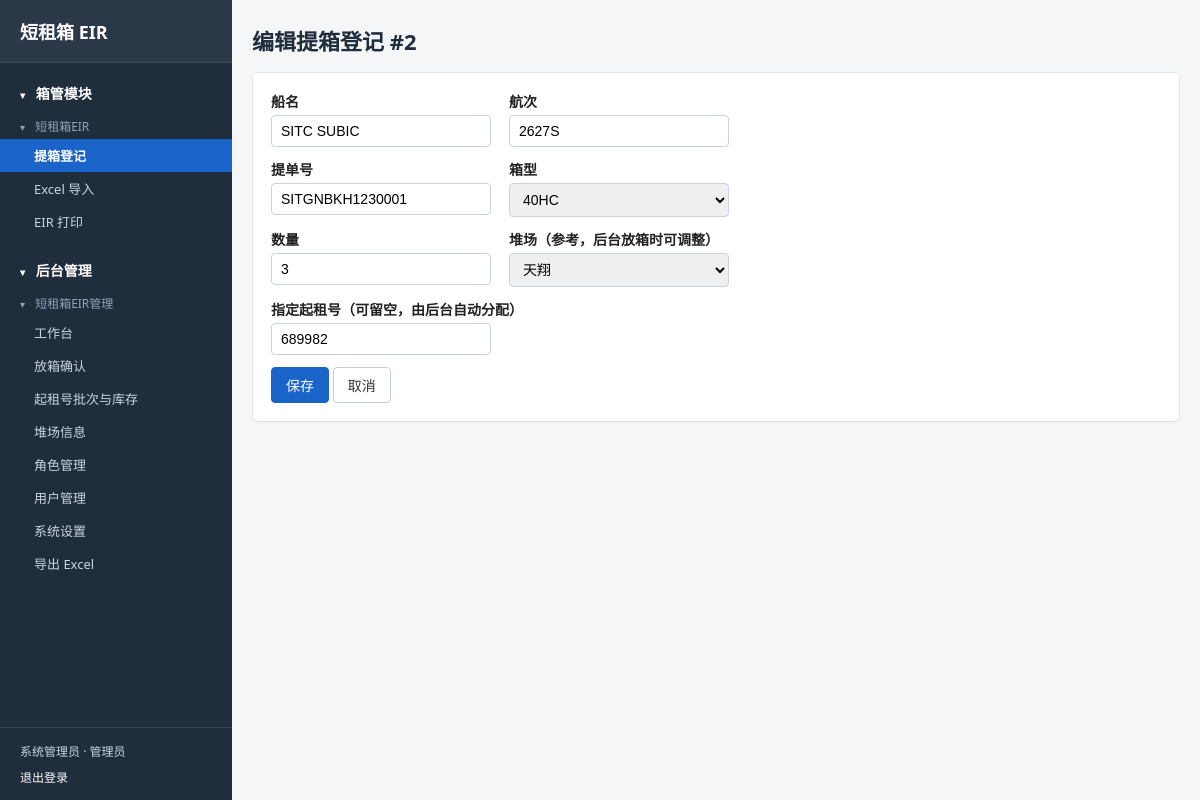
Page /pickups/2/edit (signed in) on the committed database.
### tables this page shows
CREATE TABLE users (id INTEGER PRIMARY KEY AUTOINCREMENT, username TEXT NOT NULL UNIQUE, password_hash TEXT NOT NULL, role TEXT NOT NULL, display_name TEXT, active INTEGER NOT NULL DEFAULT 1, created_at TEXT NOT NULL, last_login_at TEXT);

CREATE TABLE roles (
  key         TEXT PRIMARY KEY,
  label       TEXT NOT NULL,
  perms       TEXT NOT NULL DEFAULT '[]',
  is_builtin  INTEGER NOT NULL DEFAULT 0,
  created_at  TEXT NOT NULL,
  updated_at  TEXT NOT NULL
);

CREATE TABLE pickups (
  id          INTEGER PRIMARY KEY AUTOINCREMENT,
  vessel      TEXT NOT NULL DEFAULT '',
  voyage      TEXT NOT NULL DEFAULT '',
  bl_no       TEXT NOT NULL,
  container_type TEXT NOT NULL CHECK(container_type IN ('20GP','40GP','40HC')),
  quantity    INTEGER NOT NULL CHECK(quantity > 0),
  yard_id     INTEGER NOT NULL REFERENCES yards(id) ON DELETE RESTRICT,
  requested_lease_no TEXT,
  eir_print_count INTEGER NOT NULL DEFAULT 0,
  status      TEXT NOT NULL DEFAULT 'pending',
  confirmed_by INTEGER REFERENCES users(id) ON DELETE SET NULL,
  confirmed_at TEXT,
  created_by  INTEGER REFERENCES users(id) ON DELETE SET NULL,
  created_at  TEXT NOT NULL,
  updated_at  TEXT NOT NULL
);

### app/routes/front_routes.py (the view, shortened to what this page needs)
@bp.route("/pickups/<int:pid>/edit", methods=["GET", "POST"])
@require_role("front.pickups")
def pickup_edit(pid):
    db = get_db()
    p = db.execute("SELECT * FROM pickups WHERE id=?", (pid,)).fetchone()
    if not p:
        flash("记录不存在", "err")
        return redirect(url_for("front.pickups"))
    if p["status"] != "pending":
        flash("已放箱的记录不能修改", "err")
        return redirect(url_for("front.pickups"))
    yards = db.execute("SELECT * FROM yards ORDER BY short_name").fetchall()
    return render_template("front/pickup_edit.html", p=p, yards=yards, types=config.CONTAINER_TYPES)

### app/auth.py (called while the page is built)
def all_permissions():
    from .nav import collect_permissions
    return collect_permissions()

def all_perm_keys():
    return {k for k, _ in all_permissions()}

def role_info(key, conn=None):
    row = (conn or get_db()).execute("SELECT * FROM roles WHERE key=?", (key,)).fetchone()
    if row:
        try:
            perms = set(json.loads(row["perms"] or "[]"))
        except (ValueError, TypeError):
            perms = set()
        return {"label": row["label"], "perms": perms, "is_builtin": bool(row["is_builtin"])}
    return {"label": ROLE_LABEL.get(key, key),
            "perms": set(_FALLBACK_PERMS.get(key, ())), "is_builtin": True}

def role_label(key):
    return role_info(key)["label"]

def role_perms(key):
    perms = role_info(key)["perms"]
    if SUPER_PERM in perms:
        return all_perm_keys()
    return perms

def current_user():
    uid = session.get("uid")
    if not uid:
        return None
    return get_db().execute("SELECT * FROM users WHERE id=? AND active=1", (uid,)).fetchone()

def require_role(perm):
    def deco(view):
        @wraps(view)
        def wrap(*a, **kw):
            user = current_user()
            if not user:
                return redirect(url_for("auth.login", next=request.path))
            granted = role_perms(user["role"])
            need = perm
            if perm == SUPER_PERM:
                need = SUPER_PERM
            ok = (SUPER_PERM in granted) if need == SUPER_PERM else (need in granted)
            if not ok:
                abort(403)
            return view(*a, **kw)
        return wrap
    return deco

### app/db.py (called while the page is built)
def _dict_factory(cursor, row):
    return {col[0]: row[i] for i, col in enumerate(cursor.description)}

def connect():
    conn = sqlite3.connect(config.DB_PATH, timeout=30)
    conn.row_factory = _dict_factory
    conn.execute("PRAGMA foreign_keys=ON")
    conn.execute("PRAGMA busy_timeout=15000")
    return conn

def get_db():
    if "db" not in g:
        g.db = connect()
    return g.db

### app/nav.py (called while the page is built)
def _children(node):
    return node.get("children") or []

def _leaf_perm(node):
    perms = node.get("perms")
    if perms:
        return perms[0]
    return node.get("endpoint")

def _walk_leaves(nodes):
    for node in nodes:
        kids = _children(node)
        if kids:
            for leaf in _walk_leaves(kids):
                yield leaf
        elif node.get("endpoint"):
            yield node

def build_menu(perms, current):
    return [_decorate(n, perms, current) for n in MENU if _visible(n, perms)]

### app/templates/front/pickup_edit.html (shortened to what this page needs)
{% extends "base.html" %}
{% from "front/_pickup_form.html" import pickup_form %}
{% block content %}
<div class="page-head"><h1>编辑提箱登记 #{{ p.id }}</h1></div>
<div class="card">
  {{ pickup_form(p, yards, types, url_for('front.pickup_edit', pid=p.id)) }}
</div>
{% endblock %}

### app/templates/base.html (shortened to what this page needs)
<!DOCTYPE html>
<html lang="zh-CN">
<head>
<link rel="stylesheet" href="{{ url_for('static', filename='css/app.css') }}">
</head>
<body{% if me %} class="with-sidebar"{% endif %}>
{% if me %}
<div class="layout">
  <aside class="sidebar">
    <a class="brand" href="{{ url_for('print.print_list') if me.role == 'printer' else url_for('front.pickups') }}">短租箱 EIR</a>
    <nav class="nav-tree">
      {% for l1 in nav_menu %}
      <details class="nav-l1" data-nav-key="l1:{{ l1.label }}" open>
        <summary class="nav-l1-title"><span class="arrow">▾</span> {{ l1.label }}</summary>
        {% for l2 in l1.children %}
        <details class="nav-l2" data-nav-key="l2:{{ l1.label }}/{{ l2.label }}" open>
          <summary class="nav-l2-title"><span class="arrow">▾</span> {{ l2.label }}</summary>
          <div class="nav-l3">
            {% if l2.children %}
              {% for item in l2.children %}
              <a class="nav-link{{ ' active' if item.active }}" href="{{ item.url }}">{{ item.label }}</a>
              {% endfor %}
            {% else %}
              <a class="nav-link{{ ' active' if l2.active }}" href="{{ l2.url }}">{{ l2.label }}</a>
            {% endif %}
          </div>
        </details>
        {% endfor %}
      </details>
      {% endfor %}
    </nav>
    <div class="sidebar-user">
      <span>{{ me.display_name or me.username }} · {{ role_label(me.role) }}</span>
      <a href="{{ url_for('auth.logout_view') }}">退出登录</a>
    </div>
  </aside>
  <div class="main-wrap">
{% endif %}
<main class="container">
  {% block content %}{% endblock %}
</main>
{% if me %}
  </div>
</div>
{% endif %}
</body>
</html>

### app/templates/front/_pickup_form.html (shortened to what this page needs)
{% macro pickup_form(p, yards, types, action) %}
<form method="post" action="{{ action }}" class="form">
  <div class="row">
    <label>船名<input name="vessel" value="{{ p.vessel if p else '' }}" required></label>
    <label>航次<input name="voyage" value="{{ p.voyage if p else '' }}" required></label>
  </div>
  <div class="row">
    <label>提单号<input name="bl_no" value="{{ p.bl_no if p else '' }}" required></label>
    <label>箱型<select name="container_type">
      {% for t in types %}<option value="{{ t }}" {{ 'selected' if p and p.container_type==t }}>{{ t }}</option>{% endfor %}
    </select></label>
  </div>
  <div class="row">
    <label>数量<input type="number" name="quantity" min="1" value="{{ p.quantity if p else 1 }}" required></label>
    <label>堆场（参考，后台放箱时可调整）<select name="yard_id" required>
      {% for y in yards %}<option value="{{ y.id }}" {{ 'selected' if p and p.yard_id==y.id }}>{{ y.short_name }}</option>{% endfor %}
    </select></label>
  </div>
  <div class="row">
    <label>指定起租号（可留空，由后台自动分配）<input name="lease_no" value="{{ p.requested_lease_no if p and p.requested_lease_no else '' }}"></label>
  </div>
  <button type="submit" class="btn primary">保存</button>
  <a class="btn" href="{{ url_for('front.pickups') }}">取消</a>
</form>
{% endmacro %}

### app/static/css/app.css (style rules this page uses)
* { box-sizing: border-box; }
body { margin:0; font-family: "Microsoft YaHei", "Segoe UI", Arial, sans-serif; font-size:14px; color:#222; background:#f5f6f8; }
a { color:#1a63c9; text-decoration:none; }
.layout { display:flex; min-height:100vh; }
.sidebar { width:232px; flex:0 0 232px; background:#1f2d3d; color:#cbd5e1; display:flex; flex-direction:column; position:sticky; top:0; height:100vh; overflow-y:auto; }
.sidebar .brand { display:block; padding:18px 20px; color:#fff; font-size:18px; font-weight:bold; text-decoration:none; border-bottom:1px solid rgba(255,255,255,.1); }
.nav-tree { flex:1; padding:12px 0; }
.nav-l1 { margin-bottom:14px; }
.nav-l1 summary, .nav-l2 summary { display:block; list-style:none; cursor:pointer; user-select:none; }
.nav-l1-title { padding:8px 20px; font-size:14px; font-weight:bold; color:#fff; }
.nav-l2-title { padding:6px 20px 4px; font-size:12px; color:#8fa3bb; }
.arrow { display:inline-block; width:12px; font-size:10px; transition:transform .15s; }
.nav-link { display:block; padding:7px 20px 7px 34px; font-size:13px; color:#cbd5e1; }
.nav-link.active { background:#1a63c9; color:#fff; font-weight:600; }
.sidebar-user { padding:14px 20px; border-top:1px solid rgba(255,255,255,.1); font-size:12px; color:#cbd5e1; display:flex; flex-direction:column; gap:8px; }
.sidebar-user a { color:#fff; }
.main-wrap { flex:1; min-width:0; }
.container { max-width:1200px; margin:0 auto; padding:24px 20px; }
.page-head { display:flex; justify-content:space-between; align-items:center; margin-bottom:16px; }
.page-head h1 { margin:0; font-size:22px; }
.card { background:#fff; border:1px solid #e2e5ea; border-radius:6px; padding:18px; margin-bottom:16px; box-shadow:0 1px 2px rgba(0,0,0,.03); }
h1,h2,h3 { color:#1f2d3d; }
.btn { display:inline-block; padding:7px 14px; border:1px solid #c8ced8; background:#fff; color:#333; border-radius:4px; cursor:pointer; font-size:14px; }
.btn.primary { background:#1a63c9; color:#fff; border-color:#1a63c9; }
.form label { display:block; margin-bottom:12px; font-weight:600; }
.form label input, .form label select, .form input, .form select { display:block; margin-top:4px; padding:7px 9px; border:1px solid #ccd2dc; border-radius:4px; font-size:14px; min-width:220px; font-weight:normal; }
.form .row { display:flex; gap:18px; flex-wrap:wrap; }

### rows in the picture
users: display_name "系统管理员", role.label "管理员"
pickups: id "2", vessel "SITC SUBIC", voyage "2627S", bl_no "SITGNBKH1230001", quantity "3", lease_no "689982"

### other values in the picture
{{ l1.label }} "箱管模块" "后台管理"
{{ l2.label }} "短租箱EIR" "短租箱EIR管理"
{{ item.label }} "提箱登记" "Excel 导入" "EIR 打印" "工作台" "放箱确认" "起租号批次与库存" "堆场信息" "角色管理" "用户管理" "系统设置" "导出 Excel"
form field container_type "40HC"
form field yard_id "天翔"
